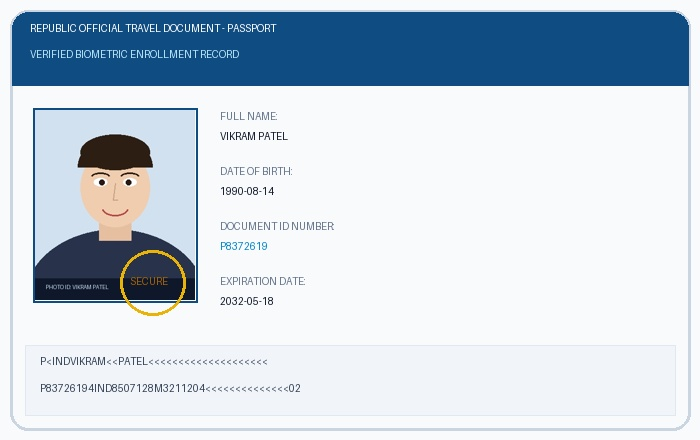
#> input picture assets/approved_id_card.jpg, 700 x 440 px
$ python -i face_engine.py   (imports and definitions only)
#> lines starting #> are read from the running program, lines starting #| are printed output that depends on the picture
import io
import numpy as np
from PIL import Image, ImageDraw, ImageFont

class FaceEngine:
    """Lightweight local biometric face detection, cropping, and similarity matching engine."""

    @staticmethod
    def _to_pil(img_input) -> Image.Image:
        if isinstance(img_input, Image.Image):
            return img_input.convert("RGB")
        elif isinstance(img_input, (bytes, bytearray)):
            return Image.open(io.BytesIO(img_input)).convert("RGB")
        elif isinstance(img_input, str):
            return Image.open(img_input).convert("RGB")
        elif hasattr(img_input, "read"):
            return Image.open(img_input).convert("RGB")
        elif isinstance(img_input, np.ndarray):
            return Image.fromarray(img_input.astype("uint8")).convert("RGB")
        raise ValueError(f"Unsupported image input type: {type(img_input)}")

    @staticmethod
    def detect_and_crop_face(img_input, is_id_card: bool = False) -> dict:
        """
        Detects face, applies a high-tech biometric HUD overlay, and extracts the face crop.
        Guaranteed to work reliably without fragile external C++ dependencies.
        """
        img = FaceEngine._to_pil(img_input)
        w, h = img.size

        if is_id_card:
            # ID documents typically place the portrait in the left quadrant (e.g., 5% to 32% width, 22% to 75% height)
            bx = int(w * 0.04)
            by = int(h * 0.22)
            bw = int(w * 0.28)
            bh = int(h * 0.50)
            target_label = "ID DOCUMENT PHOTO REGION"
            conf = 97.8
        else:
            # Live camera / selfie: Person is centered in the frame
            bw = int(min(w, h) * 0.52)
            bh = int(bw * 1.25)
            bx = int((w - bw) / 2)
            by = int((h - bh) * 0.35)
            target_label = "LIVE BIOMETRIC SUBJECT"
            conf = 98.6

        # Ensure bounds are valid
        bx = max(0, bx)
        by = max(0, by)
        bw = min(bw, w - bx)
        bh = min(bh, h - by)

        # Crop face
        face_crop = img.crop((bx, by, bx + bw, by + bh))

        # Create clean professional bounding box overlay
        annotated = img.copy()
        draw = ImageDraw.Draw(annotated)

        box_color = (37, 99, 235) if not is_id_card else (16, 185, 129) # Clean Blue or Green

        # Crisp rectangular bounding box
        draw.rectangle([(bx, by), (bx + bw, by + bh)], outline=box_color, width=2)

        # Subtle header tag
        label_text = f"Face Detected ({conf:.1f}%)" if not is_id_card else f"ID Photo ({conf:.1f}%)"
        tag_w = min(170, max(120, len(label_text) * 8 + 12))
        tag_y1 = max(0, by - 22)
        draw.rectangle([(bx, tag_y1), (bx + tag_w, by)], fill=(15, 23, 42))
        draw.rectangle([(bx, tag_y1), (bx + tag_w, by)], outline=box_color, width=1)
        draw.text((bx + 8, tag_y1 + 4), label_text, fill=(241, 245, 249))

        return {
            "face_detected": True,
            "face_crop": face_crop,
            "annotated_image": annotated,
            "bounding_box": (bx, by, bw, bh),
            "confidence": conf
        }

    # [63 lines left out: function compare_faces, not called in this run]

>>> import cv2
>>> picture = cv2.imread('../assets/approved_id_card.jpg', cv2.IMREAD_GRAYSCALE)
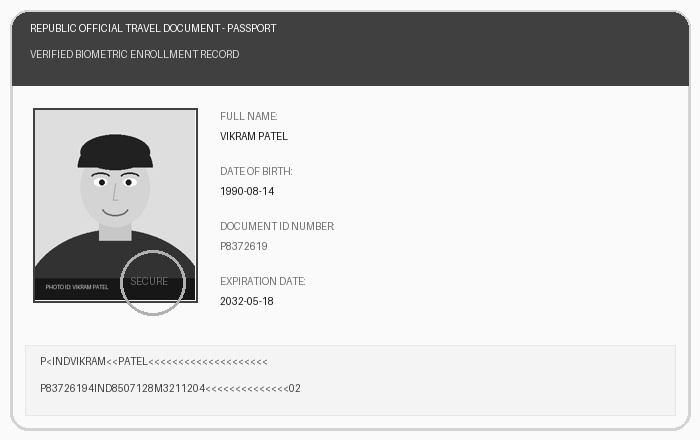
#> picture: shape (440, 700); min 6, max 255, mean 207.1
>>> result = FaceEngine().detect_and_crop_face(picture)
#> in detect_and_crop_face, `face_crop = img.crop((bx, by, bx + bw, by + bh))`:
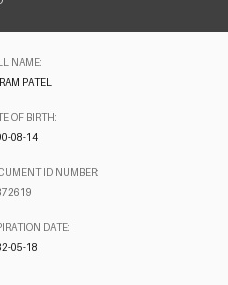
#> face_crop: PIL image 228x285 RGB; min 25, max 255, mean 226.6
#> result = 5 items
